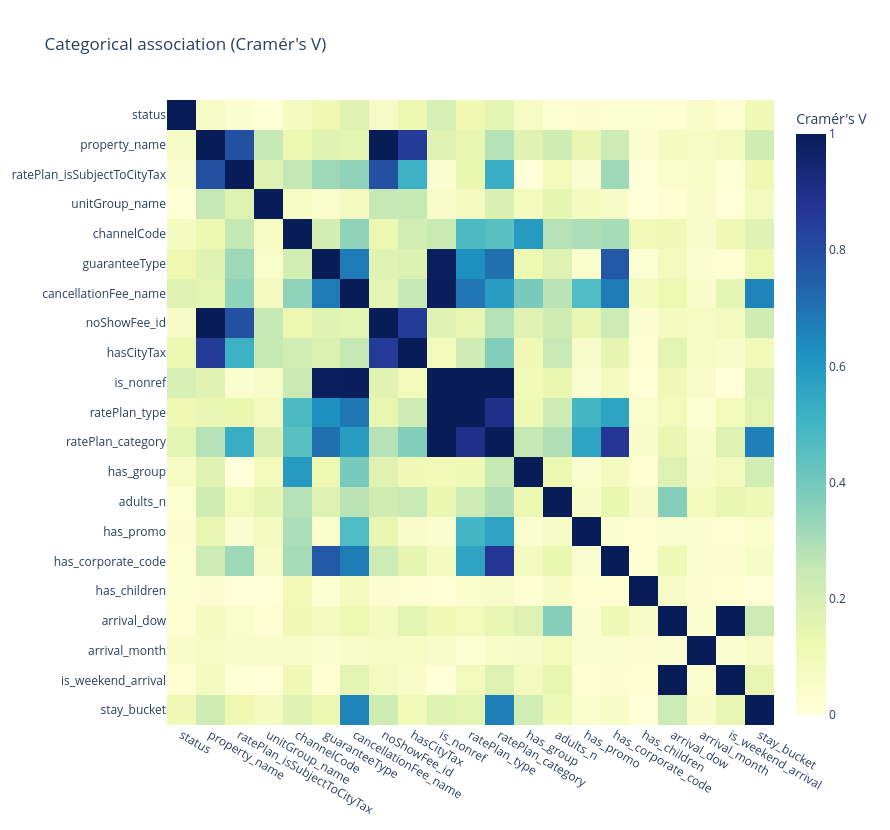

The code cell stored with this chart in its notebook:
### Markdown cell above
### 3.7 - Categorical association (Cramér's V)

### Code cell
def chi2_stat(table: pd.DataFrame) -> float:
    observed = table.values.astype(float)
    row_totals = observed.sum(axis=1, keepdims=True); col_totals = observed.sum(axis=0, keepdims=True)
    grand = observed.sum()
    if grand == 0: return 0.0
    expected = row_totals @ col_totals / grand
    with np.errstate(divide="ignore", invalid="ignore"):
        chi2 = np.where(expected > 0, (observed - expected) ** 2 / expected, 0).sum()
    return float(chi2)

def cramers_v(x: pd.Series, y: pd.Series) -> float:
    table = pd.crosstab(x, y)
    if table.size == 0: return float("nan")
    chi2 = chi2_stat(table); n = table.values.sum()
    if n == 0: return float("nan")
    phi2 = chi2 / n; r, k = table.shape
    phi2corr = max(0.0, phi2 - (k - 1) * (r - 1) / (n - 1))
    rcorr = r - (r - 1) ** 2 / (n - 1); kcorr = k - (k - 1) ** 2 / (n - 1)
    denom = min(kcorr - 1, rcorr - 1)
    return float(np.sqrt(phi2corr / denom)) if denom > 0 else float("nan")

DATETIME_LIKE = ("arrival", "departure", "created", "modified")
cat_candidates = [c for c in df.columns if c not in DATETIME_LIKE
                  and 2 <= int(df[c].nunique(dropna=True)) <= 50 and df[c].notna().mean() >= 0.5]
print(f"  categorical columns analysed ({len(cat_candidates)}): {cat_candidates}")
assert cat_candidates, "Cramér's V still has no categorical columns - something is off with df"

cv = pd.DataFrame(index=cat_candidates, columns=cat_candidates, dtype=float)
for a in cat_candidates:
    for b in cat_candidates:
        if a == b: cv.loc[a, b] = 1.0
        elif not pd.isna(cv.loc[b, a]): cv.loc[a, b] = cv.loc[b, a]
        else: cv.loc[a, b] = cramers_v(df[a].astype("string"), df[b].astype("string"))

fig = go.Figure(go.Heatmap(z=cv.astype(float).values, x=list(cv.columns), y=list(cv.index),
                           zmin=0, zmax=1, colorscale="YlGnBu", colorbar=dict(title="Cramér's V")))
fig.update_layout(title="Categorical association (Cramér's V)",
                  height=30 * len(cv) + 200, width=30 * len(cv) + 260)
fig.update_yaxes(autorange="reversed")
fig.show()

mask = ~np.eye(len(cv), dtype=bool)
pairs = cv.where(mask).stack().sort_values(ascending=False).drop_duplicates().head(15).round(2)
print("\nHighest Cramér's V pairs (top 15):")
print(pairs)
prev = snap("3.7 inspected categorical associations", df, prev=prev)

### Figure 1 — Plotly figure (JSON) as saved in the notebook; plotly's stock layout.template omitted (floating-point values rounded to 4 significant figures; data arrays with more than 128 entries replaced by an {"elided": "..."} marker saying what was removed)
{"data": [{"colorbar": {"title": {"text": "Cramér's V"}}, "colorscale": [[0, "rgb(255,255,217)"], [0.125, "rgb(237,248,177)"], [0.25, "rgb(199,233,180)"], [0.375, "rgb(127,205,187)"], [0.5, "rgb(65,182,196)"], [0.625, "rgb(29,145,192)"], [0.75, "rgb(34,94,168)"], [0.875, "rgb(37,52,148)"], [1, "rgb(8,29,88)"]], "type": "heatmap", "x": ["status", "property_name", "ratePlan_isSubjectToCityTax", "unitGroup_name", "channelCode", "guaranteeType", "cancellationFee_name", "noShowFee_id", "hasCityTax", "is_nonref", "ratePlan_type", "ratePlan_category", "has_group", "adults_n", "has_promo", "has_corporate_code", "has_children", "arrival_dow", "arrival_month", "is_weekend_arrival", "stay_bucket"], "y": ["status", "property_name", "ratePlan_isSubjectToCityTax", "unitGroup_name", "channelCode", "guaranteeType", "cancellationFee_name", "noShowFee_id", "hasCityTax", "is_nonref", "ratePlan_type", "ratePlan_category", "has_group", "adults_n", "has_promo", "has_corporate_code", "has_children", "arrival_dow", "arrival_month", "is_weekend_arrival", "stay_bucket"], "z": {"elided": "21x21 float values"}, "zmax": 1, "zmin": 0}], "layout": {"height": 830, "title": {"text": "Categorical association (Cramér's V)"}, "width": 890, "yaxis": {"autorange": "reversed"}}}
